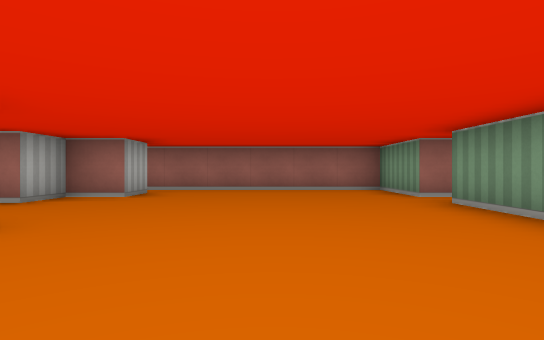
[1] (above)

24 first-person views from a walk through a cub3D level. The camera is about half as high as the walls, looks level and sees 80° across. The floor is counted in squares. Each view is taken from the middle of a square. On the plan, view 1 faces up. The plan holds only what a view shows up to about 9 squares ahead; the rest is blank. The place goes on beyond the plan.

[2]
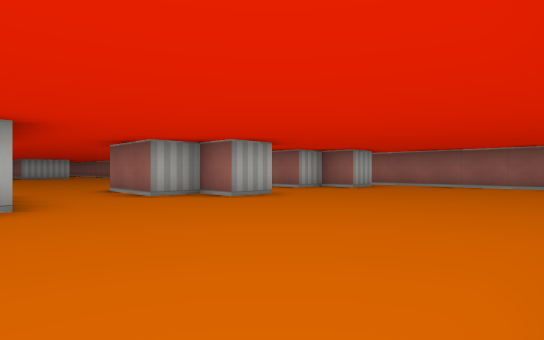

[3]
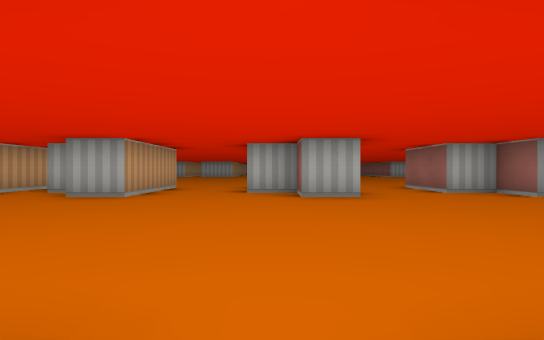

[4]
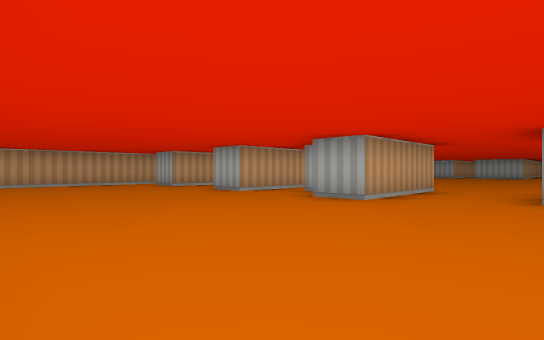

[5]
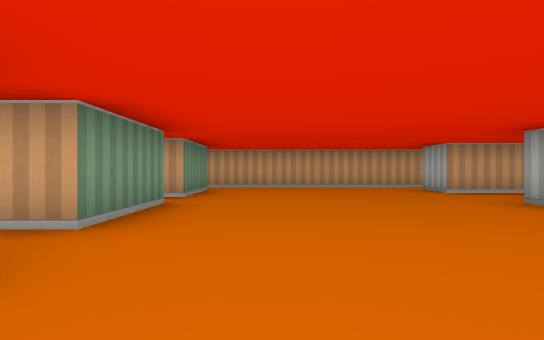

[6]
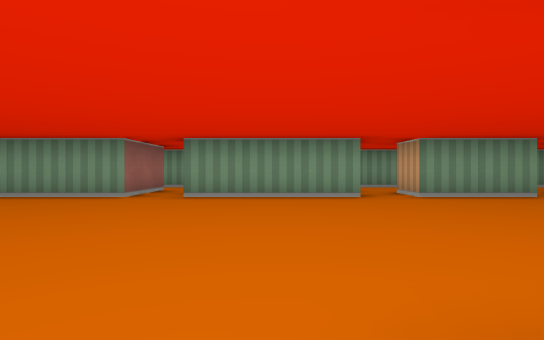

[7]
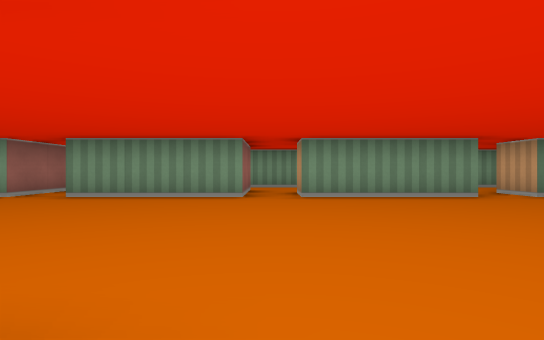

[8]
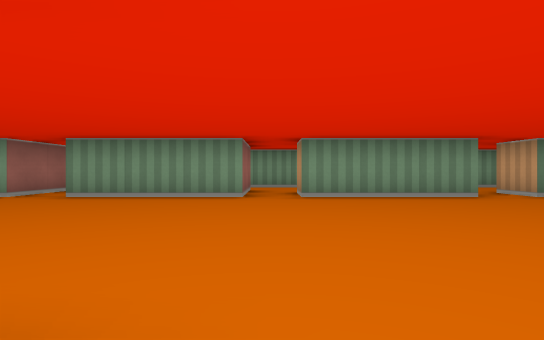

[9]
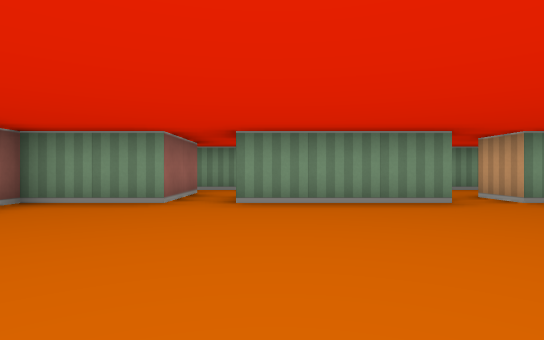

[10]
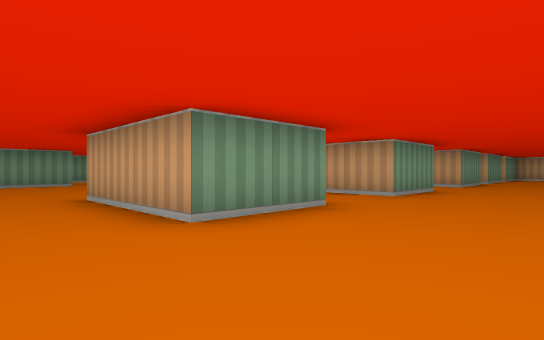

[11]
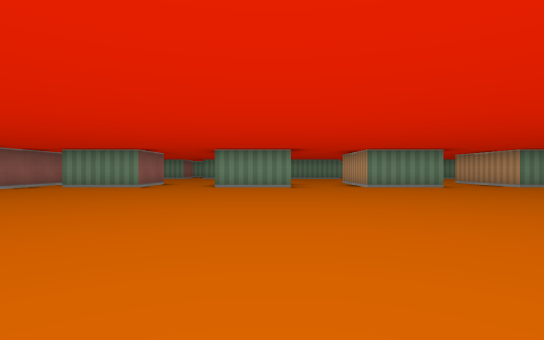

[12]
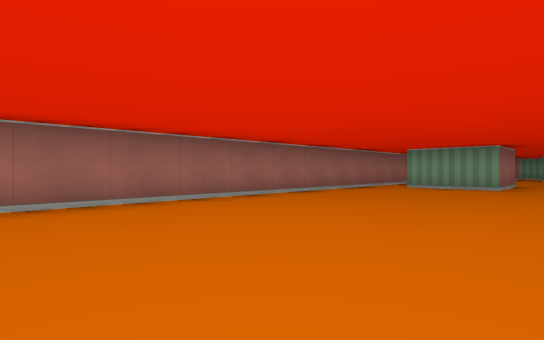

[13]
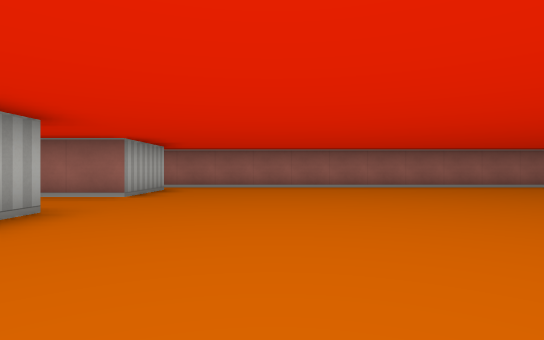

[14]
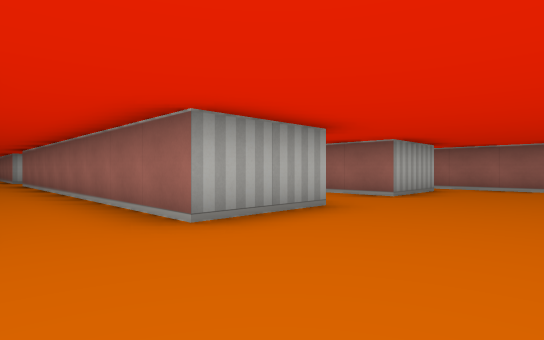

[15]
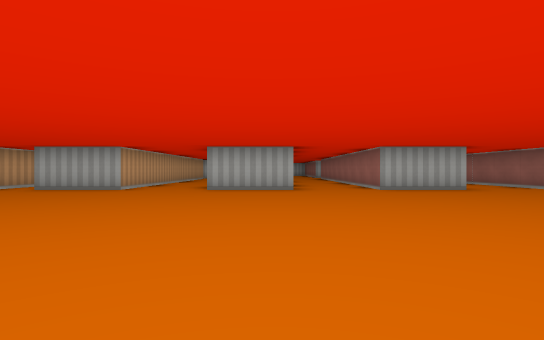

[16]
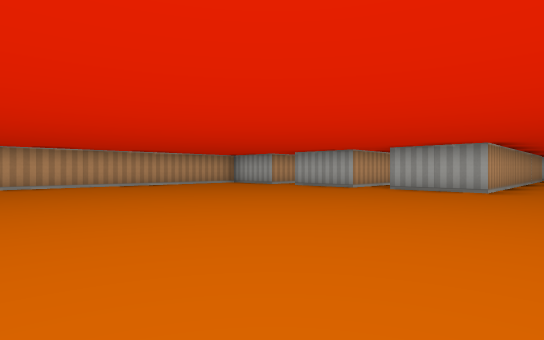

[17]
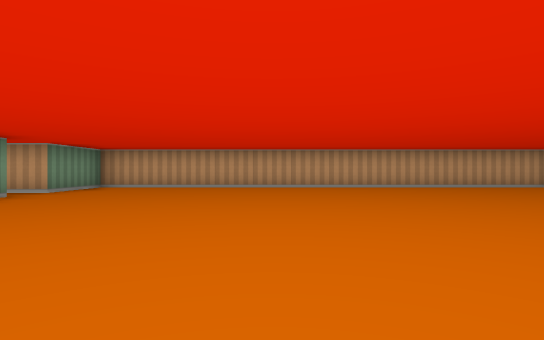

[18]
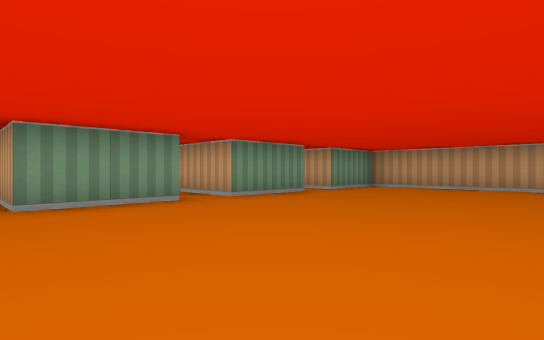

[19]
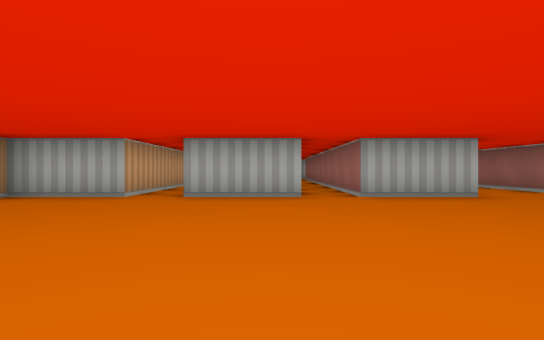

[20]
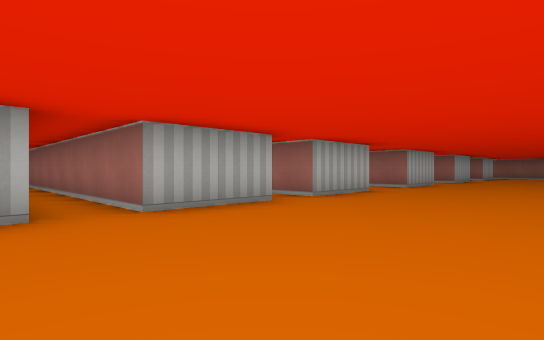

[21]
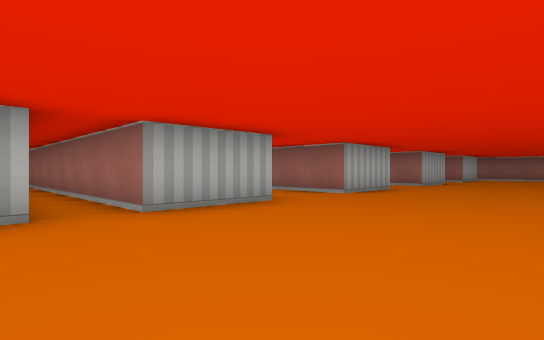

[22]
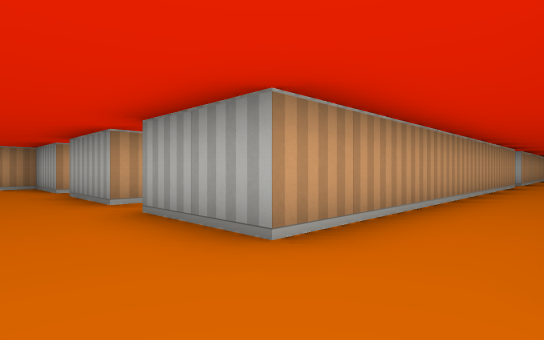

[23]
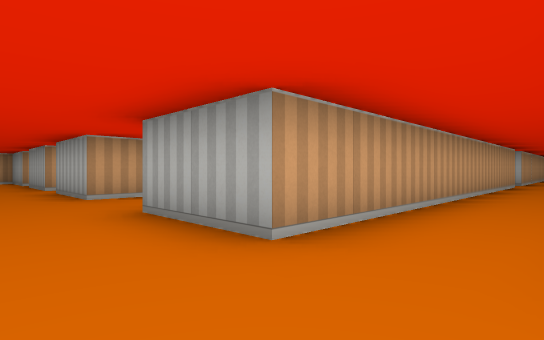

[24]
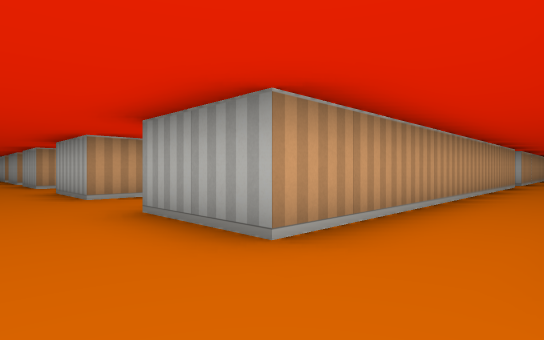

### Floor plan
Points are (right, up) in squares from view 1. A wall is a line through its corners. A room is listed if a view was taken in it or the views show most of it. See-through windows are left out.
Room 1 (views 1, 2, 4, 5, 6, 7, 8, 9)
walls: (-2.5, -1.4) (-2.5, -2.5) (-3.5, -2.5) (-3.5, -3.5); (2.5, -2.5) (2.5, 0.5) (3.5, 0.5); (-5.5, -1.5) (-4, -1.5); (2.5, -6.6) (2.5, -3.5); (-5.5, -5.5) (-2.5, -5.5) (-2.5, -6.5); (3.5, 1.5) (2.5, 1.5) (2.5, 4.5); (-5.5, -8.5) (-2.5, -8.5) (-2.5, -9.5); (-5.5, 2.5) (-2.5, 2.5) (-2.5, 1.5) (-3.5, 1.5) (-3.5, 0.5) (-5.5, 0.5); (2.5, -9.6) (2.5, -7.5); (-5.5, -11.5) (-2.5, -11.5) (-2.5, -12.5); (-2.5, 6.5) (-2.5, 5.5) (-3.5, 5.5) (-3.5, 4.5) (-5.5, 4.5); (3.5, 5.5) (2.5, 5.5) (2.5, 7.5) (-2.9, 7.5); (2.5, -12.5) (2.5, -10.5); (-3, -13.5) (2.8, -13.5)
ways out: opening at (3, -3) to room 2; opening at (-6, -1.7) to room 3; opening at (3, -10); opening at (3, -7); opening at (3, 1); opening at (3, 5)
Room 2 (view 3)
walls: (2.5, -3.5) (3.5, -3.5); (4.5, -2.5) (2.5, -2.5); (5.5, -5) (5.5, -1.6)
ways out: opening at (3, -3) to room 1
Room 3 (views 10, 11, 12, 13, 14, 15, 16, 17, 18, 19, 20, 21, 22, 23, 24)
walls: (-18.9, -8.5) (-17.5, -8.5) (-17.5, -10.5) (-24.5, -10.5); (-17.5, 6.5) (-17.5, 4.5) (-19, 4.5); (-26.4, -1.5) (-17.5, -1.5) (-17.5, -3.5) (-20.6, -3.5); (-5.5, -3.5) (-5.5, -1.5); (-21, -11.5) (-17.5, -11.5) (-17.5, -13.5) (-5.5, -13.5) (-5.5, -11.5); (-5.5, 0.5) (-5.5, 2.5); (-26.4, -5.5) (-17.5, -5.5) (-17.5, -7.5) (-24.5, -7.5); (-26.4, 2.5) (-17.5, 2.5) (-17.5, 0.5) (-26.1, 0.5); (-5.5, -7.6) (-5.5, -5.5); (-5.5, 4.5) (-5.5, 6.5); (-5.5, -10.5) (-5.5, -8.5); (-5, 7.5) (-17.9, 7.5)
ways out: opening at (-6, -1.7) to room 1

Positions as (right, up) in squares from view 1, and headings:
1: (0, 0), facing up
2: (2, -2), facing up-left
3: (3, -3), facing left
4: (2, -3), facing down-left
5: (1, -5), facing down
6: (-3, -5), facing right
7: (-3, -3), facing right
8: (-3, 1), facing right
9: (-2, 4), facing right
10: (-8, 4), facing down-right
11: (-14, 1), facing right
12: (-14, 3), facing up-right
13: (-15, -1), facing up
14: (-15, -1), facing up-left
15: (-10, -2), facing left
16: (-10, -4), facing down-left
17: (-10, -5), facing down
18: (-10, -5), facing down-right
19: (-12, -9), facing left
20: (-14, -12), facing up-left
21: (-14, -9), facing up-left
22: (-16, -4), facing down-left
23: (-16, 0), facing down-left
24: (-16, 4), facing down-left
